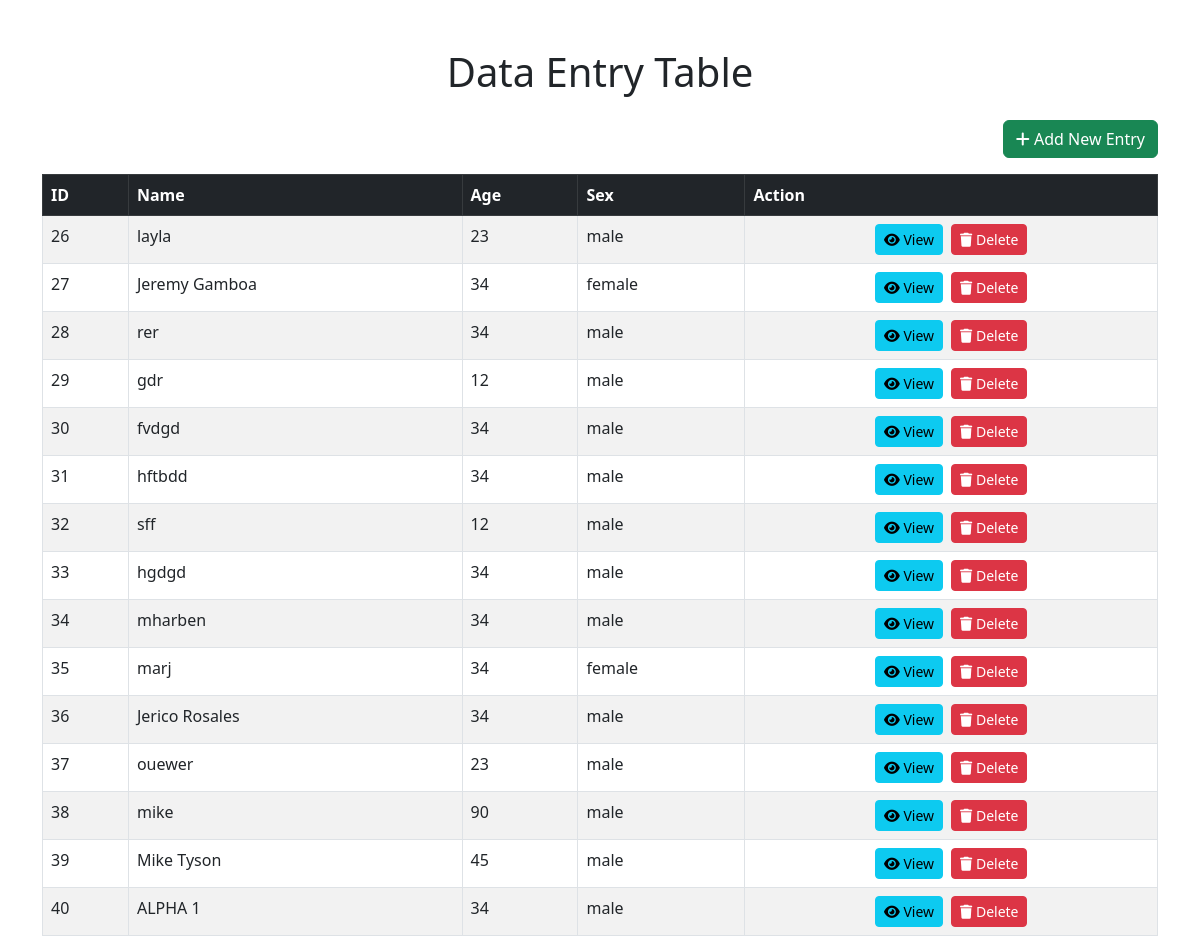
The page / on the database its author committed.
### tables this page shows
CREATE TABLE `solo_parent` (
  `id` int(11) NOT NULL,
  `fullname` varchar(20) NOT NULL,
  `philsys_card_number` int(20) NOT NULL,
  `date_of_birth` date NOT NULL,
  `age` int(11) NOT NULL,
  `place_of_birth` varchar(50) NOT NULL,
  `sex` varchar(8) NOT NULL,
  `address` varchar(50) NOT NULL,
  `civil_status` varchar(8) NOT NULL,
  `educational_attainment` varchar(20) NOT NULL,
  `occupation` varchar(20) NOT NULL,
  `religion` varchar(10) NOT NULL,
  `company_agency` varchar(20) NOT NULL,
  `monthly_income` varchar(10) NOT NULL,
  `employment_status` varchar(10) NOT NULL,
  `contact_number` int(11) NOT NULL,
  `email_address` varchar(50) NOT NULL,
  `pantawid_beneficiary` varchar(5) NOT NULL,
  `indigenous_person` varchar(5) NOT NULL,
  `are_you_a_migrant_worker` varchar(5) NOT NULL,
  `lgbtq` varchar(5) NOT NULL
);

### util/dbhelper.php (called while the page is built, shortened)
<?php
class DbHelper
{
    private $hostname = "127.0.0.1";
    private $username = "root";
    private $password = "";
    private $database = "solo_parent";
    private $conn;
    public function __construct()
    {
        $this->conn = new mysqli($this->hostname, $this->username, $this->password, $this->database);
    }
    public function getAllRecords($table)
    {
        $sql = "SELECT * FROM `$table`";
        $result = $this->conn->query($sql);
        $rows = [];
        while ($row = $result->fetch_assoc()) {
            $rows[] = $row;
        }
        return $rows;
    }
}
?>

### index.php (the view, shortened to what this page needs)
<?php
require_once "./util/dbhelper.php";
$db = new DbHelper();
$displayAll_Details = $db->getAllRecords("solo_parent");
?>
<!DOCTYPE html>
<html lang="en">
<head>
    <link href="https://cdn.jsdelivr.net/npm/bootstrap@5.3.0/dist/css/bootstrap.min.css" rel="stylesheet">
    <link href="https://cdnjs.cloudflare.com/ajax/libs/font-awesome/6.0.0-beta3/css/all.min.css" rel="stylesheet">
</head>
<body>
    <div class="container mt-5">
        <h1 class="text-center mb-4">Data Entry Table</h1>
        <div class="mb-3 text-end">
            <a href="app_form.php" class="btn btn-success">
                <i class="fas fa-plus"></i> Add New Entry
            </a>
        </div>
        <div class="table-responsive">
            <table class="table table-bordered table-striped">
                <thead class="table-dark">
                    <tr>
                        <th>ID</th>
                        <th>Name</th>
                        <th>Age</th>
                        <th>Sex</th>
                        <th>Action</th>
                    </tr>
                </thead>
                <tbody>
                    <?php foreach ($displayAll_Details as $row) : ?>
                        <tr>
                            <td><?php echo $row["id"] ?></td>
                            <td><?php echo $row["fullname"] ?></td>
                            <td><?php echo $row["age"] ?></td>
                            <td><?php echo $row["sex"] ?></td>
                            <td class="text-center">
                                <div class="d-flex justify-content-center gap-2">
                                    <a href="view.php?id=<?php echo $row['id']; ?>" class="btn btn-info btn-sm">
                                        <i class="fas fa-eye"></i> View
                                    </a>
                                    <a href="delete.php?id=<?php echo $row['id']; ?>" class="btn btn-danger btn-sm" onclick="return confirm('Are you sure you want to delete this record?');">
                                        <i class="fas fa-trash"></i> Delete
                                    </a>
                                </div>
                            </td>
                        </tr>
                    <?php endforeach; ?>
                </tbody>
            </table>
        </div>
    </div>
</body>
</html>

### rows shown on the page
solo_parent: id "26", fullname "layla", age "23", sex "male"
solo_parent: id "27", fullname "Jeremy Gamboa", age "34", sex "female"
solo_parent: id "28", fullname "rer", age "34", sex "male"
solo_parent: id "29", fullname "gdr", age "12", sex "male"
solo_parent: id "30", fullname "fvdgd", age "34", sex "male"
solo_parent: id "31", fullname "hftbdd", age "34", sex "male"
solo_parent: id "32", fullname "sff", age "12", sex "male"
solo_parent: id "33", fullname "hgdgd", age "34", sex "male"
solo_parent: id "34", fullname "mharben", age "34", sex "male"
solo_parent: id "35", fullname "marj", age "34", sex "female"
solo_parent: id "36", fullname "Jerico Rosales", age "34", sex "male"
solo_parent: id "37", fullname "ouewer", age "23", sex "male"
solo_parent: id "38", fullname "mike", age "90", sex "male"
solo_parent: id "39", fullname "Mike Tyson", age "45", sex "male"
solo_parent: id "40", fullname "ALPHA 1", age "34", sex "male"
